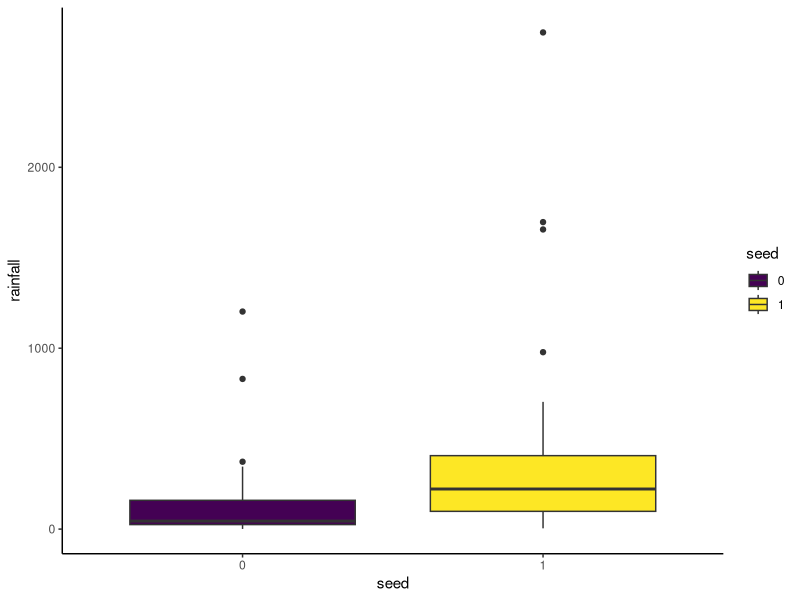

Source code (R):
#Author:SUNTAOTAO
#Date:20201024
#I got inspired by reading section6 and section7.
#Liyuan explained to me the objective of the question,and why should we use factor.

setwd("C:/Workspace/ESE5023_Assignments")
library(tidyr)
library(dplyr)
library(ggplot2)

#Create data tibble
Rainfall_data_tbl <- tibble(rainfall=c(1202.6, 830.1, 372.4, 345.5, 321.2, 244.3, 163.0, 147.8,95.0, 87.0, 81.2, 68.5, 
                   47.3, 41.1, 36.6, 29.0, 28.6, 26.3,26.0, 24.4, 21.4, 17.3,11.5, 4.9, 4.9, 1.0,
                   2745.6, 1697.1, 1656.4, 978.0, 703.4, 489.1, 430.0, 334.1,302.8, 274.7, 274.7, 255.0, 242.5, 200.7, 
                   198.6, 129.6, 119.0,118.3, 115.3, 92.4, 40.6, 32.7, 31.4,17.5, 7.7, 4.1),
                   seed=rep(0:1,each=26))

# Change to factor type
Rainfall_data_tbl <- Rainfall_data_tbl %>%
  mutate(seed = factor(seed, ordered = TRUE))

# Quick check
glimpse(Rainfall_data_tbl)
levels(Rainfall_data_tbl$seed)

#Compute the mean and standard deviation
Rainfall_data_tbl %>%
  group_by(seed) %>%
  summarise(
    count = n(),
    mean_rainfall = mean(rainfall, na.rm = TRUE),
    sd_rainfall = sd(rainfall, na.rm = TRUE)
  )

#Plot two box plots side-by-side of the data. Discribe the distributions.
Rainfall_Plot <- ggplot(Rainfall_data_tbl, aes(x = seed, y = rainfall, fill = seed)) +
  geom_boxplot() +
  theme_classic()
ggsave("Rainfall_plot.png",Rainfall_Plot,width = 15,height = 6,units = "cm")

#Run the one-way ANOVA test
anova_one_way <- aov(rainfall ~ seed, data = Rainfall_data_tbl)
summary(anova_one_way)





